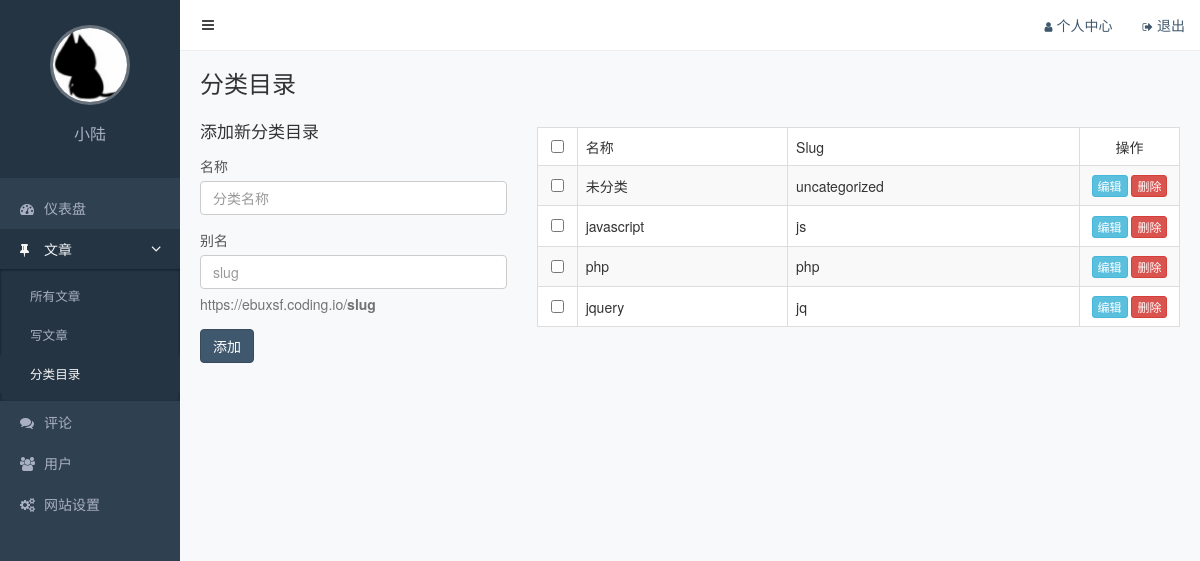
Screenshot of /admin/categories.php (signed in) with the database file from the repository.
### tables this page shows
CREATE TABLE `categories` (
  `id` int(11) NOT NULL AUTO_INCREMENT COMMENT '主键',
  `slug` varchar(200) NOT NULL COMMENT '别名',
  `name` varchar(200) NOT NULL COMMENT '分类名称',
  PRIMARY KEY (`id`),
  UNIQUE KEY `slug` (`slug`)
);

### functions.php (called while the page is built, shortened)
<?php
function xiu_fetch_all($sql){
   $conn=mysqli_connect(DB_HOST,DB_USER,DB_PASS,DB_NAME);
   $query=mysqli_query($conn,$sql);
   $result=array();
   while ($row=mysqli_fetch_assoc($query) ){
   	   $result[]=$row;
   }
   return $result;
}

### admin/categories.php (the view, shortened to what this page needs)
<?php
require_once '../functions.php';
$categories=xiu_fetch_all('select * from categories;');
 ?>
<!DOCTYPE html>
<html lang="zh-CN">
<head>
  <link rel="stylesheet" href="/static/assets/vendors/bootstrap/css/bootstrap.css">
  <link rel="stylesheet" href="/static/assets/vendors/font-awesome/css/font-awesome.css">
  <link rel="stylesheet" href="/static/assets/vendors/nprogress/nprogress.css">
  <link rel="stylesheet" href="/static/assets/css/admin.css">
</head>
<body>
  <div class="main">
   <?php include 'inc/navbar.php'; ?>
    <div class="container-fluid">
      <div class="page-title">
        <h1>分类目录</h1>
      </div>
      <div class="row">
        <div class="col-md-4">
           <?php if (isset($current_edit_category)): ?>
            <form action="<?php echo $_SERVER['PHP_SELF']; ?>?id=<?php echo $current_edit_category['id']; ?>" method="post" novalidate>
            <h2>编辑《 <?php echo $current_edit_category['name']; ?> 》</h2>
            <div class="form-group">
              <label for="name">名称</label>
              <input id="name" class="form-control" name="name" type="text" placeholder="分类名称" value="<?php echo $current_edit_category['name'];?> ">
            </div>
            <div class="form-group">
              <label for="slug">别名</label>
              <input id="slug" class="form-control" name="slug" type="text" placeholder="slug" value="<?php echo $current_edit_category['slug']; ?>">
              <p class="help-block">https://chenyu.io/category/<strong>slug</strong></p>
            </div>
            <div class="form-group">
              <button class="btn btn-primary" type="submit">保存</button>
            </div>
          </form>
           <?php else: ?>
          <form action="<?php echo $_SERVER['PHP_SELF']; ?>" method="post" novalidate>
            <h2>添加新分类目录</h2>
            <div class="form-group">
              <label for="name">名称</label>
              <input id="name" class="form-control" name="name" type="text" placeholder="分类名称">
            </div>
            <div class="form-group">
              <label for="slug">别名</label>
              <input id="slug" class="form-control" name="slug" type="text" placeholder="slug">
              <p class="help-block">https://ebuxsf.coding.io/<strong>slug</strong></p>
            </div>
            <div class="form-group">
              <button class="btn btn-primary" type="submit">添加</button>
            </div>
          </form>
            <?php endif ?>
        </div>
        <div class="col-md-8">
          <table class="table table-striped table-bordered table-hover">
            <thead>
              <tr>
                <th class="text-center" width="40"><input type="checkbox"></th>
                <th>名称</th>
                <th>Slug</th>
                <th class="text-center" width="100">操作</th>
              </tr>
            </thead>
            <tbody>
             <?php foreach ($categories as $item): ?>
                <tr>
                <td class="text-center"><input type="checkbox" data-id="<?php echo $item['id']; ?>"></td>
                <td><?php echo $item['name']; ?></td>
                <td><?php echo $item['slug']; ?></td>
                <td class="text-center">
                  <a href="/admin/categories.php?id=<?php echo $item['id']; ?>" class="btn btn-info btn-xs">编辑</a>
                  <a href="/admin/category-delete.php?id=<?php echo $item['id']; ?>" class="btn btn-danger btn-xs">删除</a>
                </td>
              </tr>
             <?php endforeach ?>
            </tbody>
          </table>
        </div>
      </div>
    </div>
  </div>
  <?php include 'inc/sidebar.php'; ?>
</body>
</html>

### static/assets/css/admin.css (style rules this page uses)
.form-control { box-shadow: none; }
body { background-color: #f8f9fb; -webkit-font-smoothing: antialiased; -moz-osx-font-smoothing: grayscale; }
.main { position: relative; overflow: hidden; min-width: 844px; min-height: 100vh; padding: 70px 5px 20px 185px; }
.main .container-fluid .page-title { overflow: hidden; margin-bottom: 20px; }
.main .container-fluid .page-title h1 { display: inline-block; margin: 0; font-size: 24px; font-weight: 400; }
.main .container-fluid form h2 { margin-top: 5px; margin-bottom: 15px; font-size: 17px; font-weight: 400; }
.main .container-fluid table { background-color: #fff; }
.main .container-fluid th { border-bottom: 1px; font-weight: 400; }
.main .container-fluid td { vertical-align: middle; }
.main .container-fluid label { color: #555; font-weight: normal; }

### rows the page displays
categories: name "未分类", slug "uncategorized"
categories: name "javascript", slug "js"
categories: name "php", slug "php"
categories: name "jquery", slug "jq"

### other values shown
$current_user['nickname'] "小陆"
